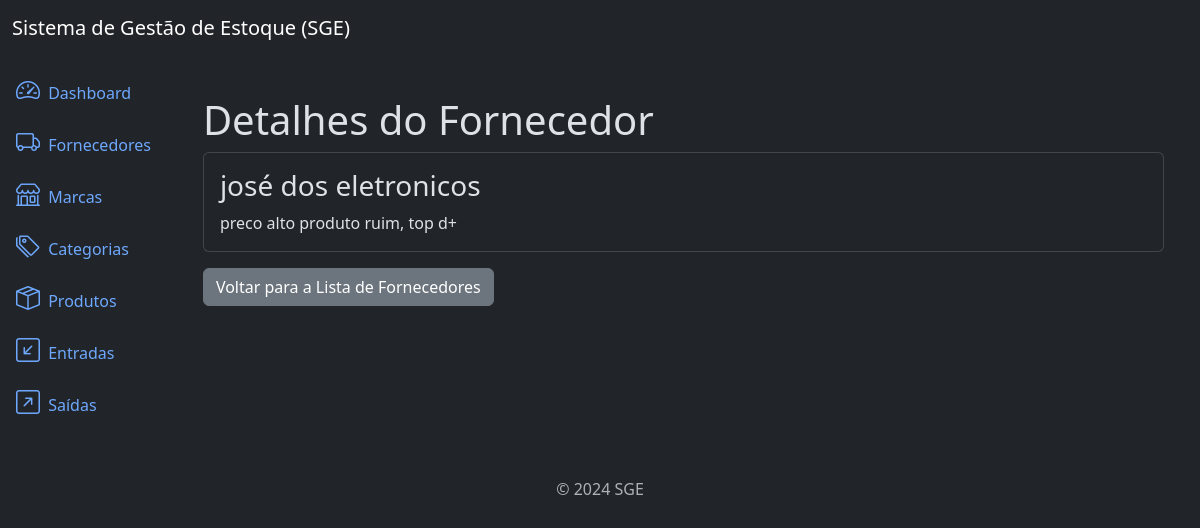
Page /supplier/1/detail on the committed database.
### suppliers/models.py (models this page shows, shortened)
class Supplier(models.Model):
    name = models.CharField(max_length=500)
    description = models.TextField(null=True, blank=True)
    created_at = models.DateTimeField(auto_now_add=True)
    updated_at = models.DateTimeField(auto_now=True)
    class Meta:
        ordering = ['name']

### suppliers/views.py (the view)
class SupplierDetailView(DetailView):
    model = Supplier
    template_name = 'supplier_detail.html'

### suppliers/templates/supplier_detail.html
{% extends "base.html" %}
{% block content %}
    <div class="container mt-4">
        <h3 class="display-6">Detalhes do Fornecedor</h3>
        <div class="card">
            <div class="card-body">
                <h3 class="card-title">{{object.name}}</h3>
                <p class="card-text">
                    {{object.description}}
                </p>
            </div>
        </div>
        <a href=" {% url "supplier_list" %}" class="btn btn-secondary mt-3">
            Voltar para a Lista de Fornecedores
        </a>
    </div>
{% endblock content %}

### rows in the picture
Supplier: name "josé dos eletronicos", description "preco alto produto ruim, top d+"
